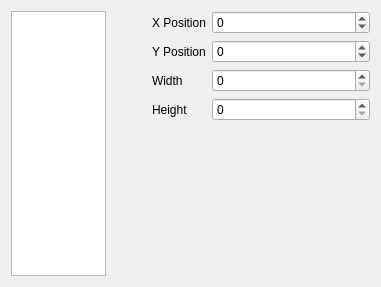
                  <widget class="QWidget" name="Hitboxes">
                   <property name="geometry">
                    <rect>
                     <x>0</x>
                     <y>0</y>
                     <width>381</width>
                     <height>287</height>
                    </rect>
                   </property>
                   <attribute name="label">
                    <string>Hitboxes</string>
                   </attribute>
                   <layout class="QHBoxLayout" name="horizontalLayout_16">
                    <item>
                     <widget class="QListWidget" name="list_hitboxes">
                      <property name="minimumSize">
                       <size>
                        <width>95</width>
                        <height>0</height>
                       </size>
                      </property>
                      <property name="maximumSize">
                       <size>
                        <width>95</width>
                        <height>16777215</height>
                       </size>
                      </property>
                     </widget>
                    </item>
                    <item>
                     <layout class="QVBoxLayout" name="verticalLayout_10">
                      <item>
                       <widget class="QPushButton" name="bt_add_hitbox">
                        <property name="enabled">
                         <bool>true</bool>
                        </property>
                        <property name="minimumSize">
                         <size>
                          <width>34</width>
                          <height>34</height>
                         </size>
                        </property>
                        <property name="maximumSize">
                         <size>
                          <width>34</width>
                          <height>34</height>
                         </size>
                        </property>
                        <property name="styleSheet">
                         <string notr="true">background: none;
border: none;</string>
                        </property>
                        <property name="text">
                         <string/>
                        </property>
                        <property name="icon">
                         <iconset resource="../assets/icons/icons.qrc">
                          <normaloff>:/icons_general/add.png</normaloff>:/icons_general/add.png</iconset>
                        </property>
                        <property name="iconSize">
                         <size>
                          <width>32</width>
                          <height>32</height>
                         </size>
                        </property>
                        <property name="checked">
                         <bool>false</bool>
                        </property>
                       </widget>
                      </item>
                      <item>
                       <widget class="QPushButton" name="bt_remove_hitbox">
                        <property name="enabled">
                         <bool>true</bool>
                        </property>
                        <property name="minimumSize">
                         <size>
                          <width>34</width>
                          <height>34</height>
                         </size>
                        </property>
                        <property name="maximumSize">
                         <size>
                          <width>34</width>
                          <height>34</height>
                         </size>
                        </property>
                        <property name="styleSheet">
                         <string notr="true">background: none;
border: none;</string>
                        </property>
                        <property name="text">
                         <string/>
                        </property>
                        <property name="icon">
                         <iconset resource="../assets/icons/icons.qrc">
                          <normaloff>:/icons_general/trash-can.png</normaloff>:/icons_general/trash-can.png</iconset>
                        </property>
                        <property name="iconSize">
                         <size>
                          <width>32</width>
                          <height>32</height>
                         </size>
                        </property>
                        <property name="checked">
                         <bool>false</bool>
                        </property>
                       </widget>
                      </item>
                      <item>
                       <widget class="QPushButton" name="bt_hitbox_up">
                        <property name="enabled">
                         <bool>true</bool>
                        </property>
                        <property name="minimumSize">
                         <size>
                          <width>34</width>
                          <height>34</height>
                         </size>
                        </property>
                        <property name="maximumSize">
                         <size>
                          <width>34</width>
                          <height>34</height>
                         </size>
                        </property>
                        <property name="styleSheet">
                         <string notr="true">background: none;
border: none;</string>
                        </property>
                        <property name="text">
                         <string/>
                        </property>
                        <property name="icon">
                         <iconset resource="../assets/icons/icons.qrc">
                          <normaloff>:/icons_general/up-arrow.png</normaloff>:/icons_general/up-arrow.png</iconset>
                        </property>
                        <property name="iconSize">
                         <size>
                          <width>32</width>
                          <height>32</height>
                         </size>
                        </property>
                        <property name="checked">
                         <bool>false</bool>
                        </property>
                       </widget>
                      </item>
                      <item>
                       <widget class="QPushButton" name="bt_hitbox_down">
                        <property name="enabled">
                         <bool>true</bool>
                        </property>
                        <property name="minimumSize">
                         <size>
                          <width>34</width>
                          <height>34</height>
                         </size>
                        </property>
                        <property name="maximumSize">
                         <size>
                          <width>34</width>
                          <height>34</height>
                         </size>
                        </property>
                        <property name="styleSheet">
                         <string notr="true">background: none;
border: none;</string>
                        </property>
                        <property name="text">
                         <string/>
                        </property>
                        <property name="icon">
                         <iconset resource="../assets/icons/icons.qrc">
                          <normaloff>:/icons_general/down-arrow.png</normaloff>:/icons_general/down-arrow.png</iconset>
                        </property>
                        <property name="iconSize">
                         <size>
                          <width>32</width>
                          <height>32</height>
                         </size>
                        </property>
                        <property name="checked">
                         <bool>false</bool>
                        </property>
                       </widget>
                      </item>
                      <item>
                       <spacer name="verticalSpacer_2">
                        <property name="orientation">
                         <enum>Qt::Vertical</enum>
                        </property>
                        <property name="sizeHint" stdset="0">
                         <size>
                          <width>20</width>
                          <height>40</height>
                         </size>
                        </property>
                       </spacer>
                      </item>
                     </layout>
                    </item>
                    <item>
                     <layout class="QFormLayout" name="formLayout_3">
                      <property name="fieldGrowthPolicy">
                       <enum>QFormLayout::AllNonFixedFieldsGrow</enum>
                      </property>
                      <item row="0" column="1">
                       <widget class="QSpinBox" name="spin_hitbox_pos_x">
                        <property name="minimumSize">
                         <size>
                          <width>132</width>
                          <height>0</height>
                         </size>
                        </property>
                        <property name="maximumSize">
                         <size>
                          <width>65535</width>
                          <height>16777215</height>
                         </size>
                        </property>
                        <property name="correctionMode">
                         <enum>QAbstractSpinBox::CorrectToNearestValue</enum>
                        </property>
                        <property name="minimum">
                         <number>-32767</number>
                        </property>
                        <property name="maximum">
                         <number>32767</number>
                        </property>
                       </widget>
                      </item>
                      <item row="1" column="0">
                       <widget class="QLabel" name="label_15">
                        <property name="text">
                         <string>Y Position</string>
                        </property>
                       </widget>
                      </item>
                      <item row="1" column="1">
                       <widget class="QSpinBox" name="spin_hitbox_pos_y">
                        <property name="minimumSize">
                         <size>
                          <width>132</width>
                          <height>0</height>
                         </size>
                        </property>
                        <property name="maximumSize">
                         <size>
                          <width>65535</width>
                          <height>16777215</height>
                         </size>
                        </property>
                        <property name="correctionMode">
                         <enum>QAbstractSpinBox::CorrectToNearestValue</enum>
                        </property>
                        <property name="minimum">
                         <number>-32767</number>
                        </property>
                        <property name="maximum">
                         <number>32767</number>
                        </property>
                       </widget>
                      </item>
                      <item row="2" column="0">
                       <widget class="QLabel" name="label_17">
                        <property name="text">
                         <string>Width</string>
                        </property>
                       </widget>
                      </item>
                      <item row="2" column="1">
                       <widget class="QSpinBox" name="spin_hitbox_width">
                        <property name="minimumSize">
                         <size>
                          <width>132</width>
                          <height>0</height>
                         </size>
                        </property>
                        <property name="maximumSize">
                         <size>
                          <width>65535</width>
                          <height>16777215</height>
                         </size>
                        </property>
                        <property name="correctionMode">
                         <enum>QAbstractSpinBox::CorrectToNearestValue</enum>
                        </property>
                        <property name="maximum">
                         <number>65535</number>
                        </property>
                       </widget>
                      </item>
                      <item row="3" column="0">
                       <widget class="QLabel" name="label_18">
                        <property name="text">
                         <string>Height</string>
                        </property>
                       </widget>
                      </item>
                      <item row="3" column="1">
                       <widget class="QSpinBox" name="spin_hitbox_height">
                        <property name="minimumSize">
                         <size>
                          <width>132</width>
                          <height>0</height>
                         </size>
                        </property>
                        <property name="maximumSize">
                         <size>
                          <width>65535</width>
                          <height>16777215</height>
                         </size>
                        </property>
                        <property name="correctionMode">
                         <enum>QAbstractSpinBox::CorrectToNearestValue</enum>
                        </property>
                        <property name="maximum">
                         <number>65535</number>
                        </property>
                       </widget>
                      </item>
                      <item row="0" column="0">
                       <widget class="QLabel" name="label_16">
                        <property name="text">
                         <string>X Position</string>
                        </property>
                       </widget>
                      </item>
                     </layout>
                    </item>
                   </layout>
                  </widget>
